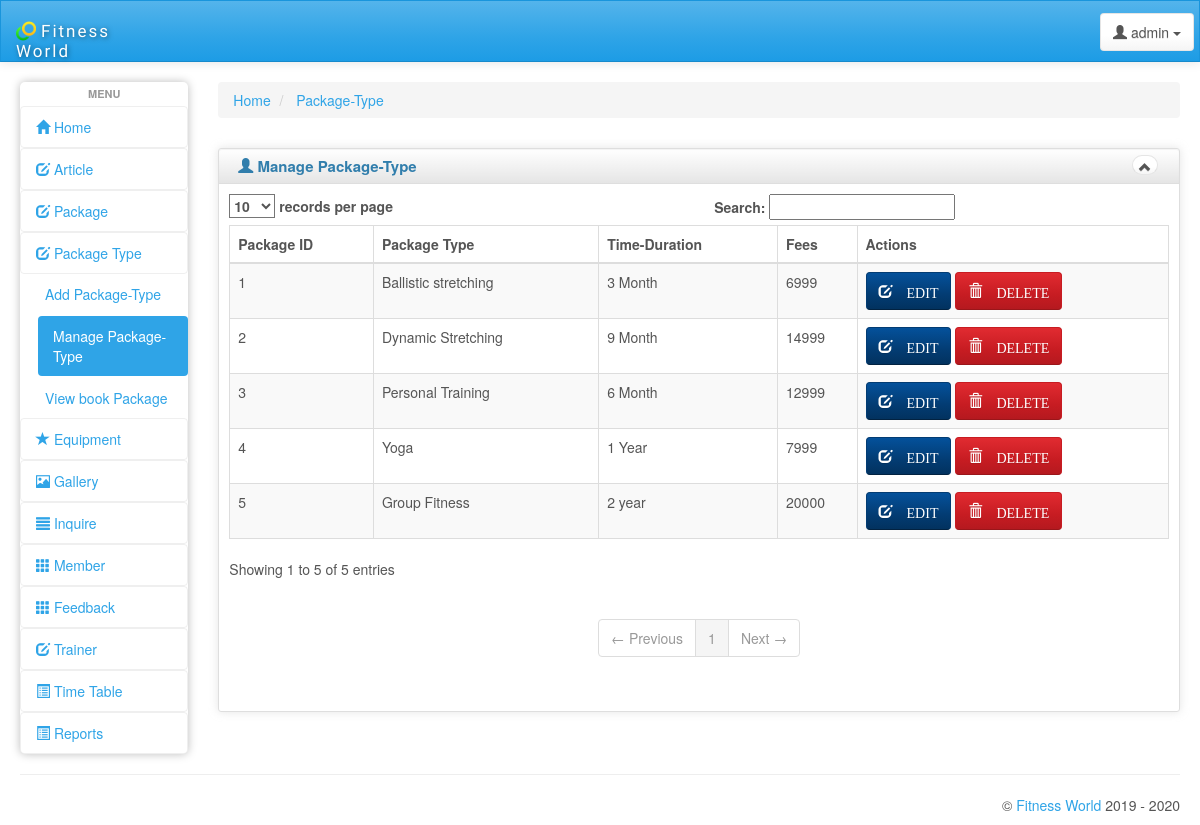
Screenshot of /admin/manage_package_type.php (signed in) with the database file from the repository.
### tables this page shows
CREATE TABLE IF NOT EXISTS `package_type` (
  `ID` int(5) NOT NULL AUTO_INCREMENT,
  `class` int(30) NOT NULL,
  `class_type` varchar(30) NOT NULL,
  `Details` varchar(1500) NOT NULL,
  `time_duration` varchar(50) NOT NULL,
  `fees` bigint(10) NOT NULL,
  PRIMARY KEY (`ID`)
);

### admin/manage_package_type.php (the view, shortened to what this page needs)
<!DOCTYPE html>
<html lang="en">
<head>
    <link id="bs-css" href="css/bootstrap-cerulean.min.css" rel="stylesheet">
    <link href="css/charisma-app.css" rel="stylesheet">
    <link href='bower_components/fullcalendar/dist/fullcalendar.css' rel='stylesheet'>
    <link href='bower_components/fullcalendar/dist/fullcalendar.print.css' rel='stylesheet' media='print'>
    <link href='bower_components/chosen/chosen.min.css' rel='stylesheet'>
    <link href='bower_components/colorbox/example3/colorbox.css' rel='stylesheet'>
    <link href='bower_components/responsive-tables/responsive-tables.css' rel='stylesheet'>
    <link href='bower_components/bootstrap-tour/build/css/bootstrap-tour.min.css' rel='stylesheet'>
    <link href='css/jquery.noty.css' rel='stylesheet'>
    <link href='css/noty_theme_default.css' rel='stylesheet'>
    <link href='css/elfinder.min.css' rel='stylesheet'>
    <link href='css/elfinder.theme.css' rel='stylesheet'>
    <link href='css/jquery.iphone.toggle.css' rel='stylesheet'>
    <link href='css/uploadify.css' rel='stylesheet'>
    <link href='css/animate.min.css' rel='stylesheet'>
</head>
<body>
   <?php include"header.php";?>
        <div id="content" class="col-lg-10 col-sm-10">
                <div>
        <ul class="breadcrumb">
            <li>
                <a href="#">Home</a>
            </li>
            <li>
                <a href="#">Package-Type</a>
            </li>
        </ul>
    </div>
    <div class="row">
    <div class="box col-md-12">
    <div class="box-inner">
    <div class="box-header well" data-original-title="">
        <h2><i class="glyphicon glyphicon-user"></i> Manage Package-Type</h2>
        <div class="box-icon">
            <a href="#" class="btn btn-minimize btn-round btn-default"><i
                    class="glyphicon glyphicon-chevron-up"></i></a>
        </div>
    </div>
    <div class="box-content">
    <table class="table table-striped table-bordered bootstrap-datatable datatable responsive">
    <thead>
    <tr>
        <th>Package ID</th>
        <th>Package Type</th>
		<th>Time-Duration</th>
		<th>Fees</th>
		<th>Actions</th>
    </tr>
    </thead>
    <tbody>
	 <?php
	    	$q="SELECT * from package_type";
			$run=mysql_query($q) or die(mysql_error());
			while($row = mysql_fetch_assoc( $run ))
			{
				$id=$row['ID'];
				$package_type=$row['class_type'];
				$time_duration=$row['time_duration'];
				$fees=$row['fees'];
	?>
    <td> <?php echo $id ;?></td>
    <td> <?php echo $package_type ;?></td>
	<td> <?php echo $time_duration;?></td>
	<td> <?php echo $fees;?></td>
	<?php echo '<td class="center"><a class="btn btn-info" href="edit_package_type.php?id=' . $id . '"><i class="glyphicon glyphicon-edit icon-white"> EDIT</i></a>
	<a class="btn btn-danger" href="delete_package_type.php?id=' . $id . '" onclick="return confirm("Are You Sure to Detete ?")"><i class="glyphicon glyphicon-trash icon-white"> DELETE</i></a></td></tr>';
}
?>
    </tbody>
    </table>
    </div>
    </div>
    </div>
    </div>
    </div>
</div>
    <hr>
  <?php include"footer.php"; ?>
</div>
</body>
</html>

### admin/css/charisma-app.css (style rules this page uses)
.box { margin-top: 10px; margin-bottom: 10px; }
.box-inner { border: 1px solid #DEDEDE; border-radius: 3px; -webkit-border-radius: 3px; -moz-border-radius: 3px; box-shadow: 0 0 10px rgba(189, 189, 189, 0.4); -webkit-box-shadow: 0 0 10px rgba(189, 189, 189, 0.4); -moz-box-shadow: 0 0 10px rgba(189, 189, 189, 0.4); }
.box-header { border: none; padding-top: 5px; border-bottom: 1px solid #DEDEDE; border-radius: 3px 3px 0 0; -webkit-border-radius: 3px 3px 0 0; -moz-border-radius: 3px 3px 0 0; height: 35px; min-height: 35px !important; margin-bottom: 0; font-weight: bold; font-size: 16px; background: -moz-linear-gradient(top, rgba(255, 255, 255, 0) 0%, rgba(0, 0, 0, 0.1) 100%); background: -webkit-gradient(linear, left top, left bottom, color-stop(0%, rgba(255, 255, 255, 0)), color-stop(100%, rgba(0, 0, 0, 0.1))); background: -webkit-linear-gradient(top, rgba(255, 255, 255, 0) 0%, rgba(0, 0, 0, 0.1) 100%); background: -o-linear-gradient(top, rgba(255, 255, 255, 0) 0%, rgba(0, 0, 0, 0.1) 100%); background: -ms-linear-gradient(top, rgba(255, 255, 255, 0) 0%, rgba(0, 0, 0, 0.1) 100%); background: linear-gradient(to bottom, rgba(255, 255, 255, 0) 0%, rgba(0, 0, 0, 0.1) 100%); filter: progid:DXImageTransform.Microsoft.gradient(startColorstr='#00ffffff', endColorstr='#1a000000', GradientType=0); }
.box-header h2 { font-size: 15px; width: auto; clear: none; float: left; line-height: 25px; white-space: nowrap; font-weight: bold; margin-top: 0; margin-bottom: 0; }
.box-header h2 > i { margin-top: 1px; }
.box-icon { float: right; }
.box-icon a { clear: none; float: left; margin: 0 2px; height: 20px; width: 5px; margin-top: 1px; }
.box-icon a i { margin-left: -6px; top: -1px; }
.box-content { padding: 10px; }
.btn-round { border-radius: 40px; -webkit-border-radius: 40px; -moz-border-radius: 40px; font-size: 12px; padding-top: 4px; }
@media only screen and (min-width: 980px) { a, button, input[type=submit], input[type=button], .product-img { -webkit-transition: .5s; -moz-transition: .5s; -ms-transition: .5s; -o-transition: .5s; transition: .5s; } }

### admin/bower_components/responsive-tables/responsive-tables.css (style rules this page uses)
table th { font-weight: bold; }
table td, table th { padding: 9px 10px; text-align: left; }

### rows the page displays
package_type: ID "1", class_type "Ballistic stretching", time_duration "3 Month", fees "6999"
package_type: ID "2", class_type "Dynamic Stretching", time_duration "9 Month", fees "14999"
package_type: ID "3", class_type "Personal Training", time_duration "6 Month", fees "12999"
package_type: ID "4", class_type "Yoga", time_duration "1 Year", fees "7999"
package_type: ID "5", class_type "Group Fitness", time_duration "2 year", fees "20000"
